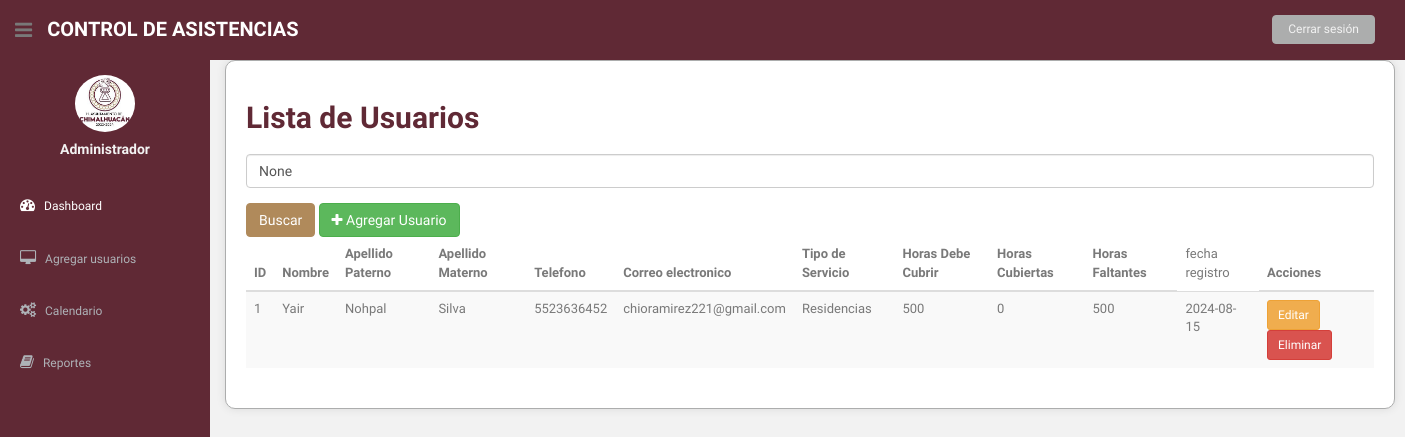
/lista_usuarios/ (signed in), run on the app's committed database.
### asistencia/models.py (models this page shows, shortened)
class Usuario(models.Model):
    nombre = models.CharField(max_length=100)
    apellido_paterno = models.CharField(max_length=100)
    apellido_materno = models.CharField(max_length=100)
    telefono = models.CharField(max_length=10)
    correo_electronico = models.EmailField(unique=True)
    fecha_registro = models.DateField(auto_now_add=True)
    user = models.OneToOneField(User, on_delete=models.CASCADE, null=True, blank=True)
    OPCIONES_SERVICIO = [
        ('SS', 'Servicio Social'),
        ('R', 'Residencias'),
    ]
    tipo_servicio = models.CharField(max_length=2, choices=OPCIONES_SERVICIO)
    horas_realizadas = models.IntegerField(default=0)  # Se actualizará según las horas realizadas
    horas_requeridas = models.IntegerField()  # Horas requeridas para el servicio

### asistencia/views.py (the view)
# urls.py: path('lista_usuarios/', views.lista_usuarios, name='lista_usuarios'),
@login_required
def lista_usuarios(request):
    usuarios = Usuario.objects.all()
    query = request.GET.get('q')
    if query:
        usuarios = usuarios.filter(nombre__icontains=query)
    for usuario in usuarios:
        try:
            horas_realizadas = 0
            asistencias = Asistencia.objects.filter(usuario=usuario, fecha_salida__isnull=False)
            for asistencia in asistencias:
                if asistencia.fecha_salida and asistencia.fecha_entrada:
                    delta = asistencia.fecha_salida - asistencia.fecha_entrada
                    horas_realizadas += delta.total_seconds() / 3600
            usuario.horas_realizadas = horas_realizadas
            usuario.horas_faltantes = usuario.horas_requeridas - horas_realizadas
        except Exception as e:
            print(f"Error al calcular horas para {usuario}: {e}")
            usuario.horas_realizadas = 0
            usuario.horas_faltantes = usuario.horas_requeridas
    return render(request, 'lista_usuarios.html', {'usuarios': usuarios, 'query': query})

### asistencia/templates/lista_usuarios.html (shortened to what this page needs)
{% load static %}
<!DOCTYPE html>
<html lang="en">
<head>
  <link href="{% static 'css/bootstrap.css' %}" rel="stylesheet">
  <link href="{% static 'font-awesome/css/font-awesome.css' %}" rel="stylesheet" />
  <link rel="stylesheet" type="text/css" href="{% static 'css/zabuto_calendar.css' %}">
  <link rel="stylesheet" type="text/css" href="{% static 'js/gritter/css/jquery.gritter.css' %}" />
  <link rel="stylesheet" type="text/css" href="{% static 'lineicons/style.css' %}">
  <link href="{% static 'css/style.css' %}" rel="stylesheet">
  <link href="{% static 'css/style-responsive.css' %}" rel="stylesheet">
</head>
<body>
  <section id="container">
    <header class="header black-bg">
      <div class="sidebar-toggle-box">
        <div class="fa fa-bars tooltips" data-placement="right" data-original-title="Toggle Navigation"></div>
      </div>
      <a href="{% url 'admin_dashboard' %}" class="logo"><b>Control de Asistencias</b></a>
      <div class="top-menu">
        <ul class="nav pull-right top-menu">
          <li><a class="logout" href="{% url 'login' %}">Cerrar sesión</a></li>
        </ul>
      </div>
    </header>
    <aside>
      <div id="sidebar"  class="nav-collapse ">
          <ul class="sidebar-menu" id="nav-accordion">
              <p class="centered"><a href="profile.html"><img src="{% static '/img/LOGO.jpg' %}" class="img-circle" width="60"></a></p>
              <h5 class="centered">Administrador</h5>
              <li class="mt">
                  <a class="active" href="index.html">
                      <i class="fa fa-dashboard"></i>
                      <span>Dashboard</span>
                  </a>
              </li>
              <li class="sub-menu">
                  <a href="javascript:;" >
                      <i class="fa fa-desktop"></i>
                      <span>Agregar usuarios</span>
                  </a>
              </li>
              <li class="sub-menu">
                  <a href="javascript:;" >
                      <i class="fa fa-cogs"></i>
                      <span>Calendario</span>
                  </a>
              </li>
              <li class="sub-menu">
                  <a href="javascript:;" >
                      <i class="fa fa-book"></i>
                      <span>Reportes</span>
                  </a>
              </li>
          </ul>
      </div>
  </aside>
    <section id="main-content">
      <section class="wrapper">
        <div class="container">
          <h2>Lista de Usuarios</h2>
          <form method="get" action="{% url 'lista_usuarios' %}">
            <div class="form-group">
              <input type="text" name="q" class="form-control" placeholder="Buscar por nombre" value="{{ query }}">
            </div>
            <button type="submit" class="btn btn-primary">Buscar</button>
            <a href="{% url 'agregar_usuario' %}" class="btn btn-success"><i class="fa fa-plus"></i> Agregar Usuario</a>
          </form>
          <div class="table-responsive">
            <table class="table table-striped">
              <thead>
                <tr>
                  <th>ID</th>
                  <th>Nombre</th>
                  <th>Apellido Paterno</th>
                  <th>Apellido Materno</th>
                  <th>Telefono</th>
                  <th>Correo electronico</th>
                  <th>Tipo de Servicio</th>
                  <th>Horas Debe Cubrir</th>
                  <th>Horas Cubiertas</th>
                  <th>Horas Faltantes</th>
                  <td>fecha registro</td>
                  <th>Acciones</th>
                </tr>
              </thead>
              <tbody>
                {% for usuario in usuarios %}
                <tr>
                  <td>{{ usuario.id }}</td>
                  <td>{{ usuario.nombre }}</td>
                  <td>{{ usuario.apellido_paterno }}</td>
                  <td>{{ usuario.apellido_materno }}</td>
                  <td>{{ usuario.telefono }}</td>
                  <td>{{ usuario.correo_electronico }}</td>
                  <td>{{ usuario.get_tipo_servicio_display }}</td>
                  <td>{{ usuario.horas_requeridas }}</td>
                  <td>{{ usuario.horas_realizadas }}</td>
                  <td>{{ usuario.horas_faltantes }}</td>
                  <td>{{ usuario.fecha_registro }}</td>
                  <td>
                    <a href="{% url 'editar_usuario' usuario.pk %}" class="btn btn-warning btn-sm">Editar</a>
                    <a href="{% url 'eliminar_usuario' usuario.pk %}" class="btn btn-danger btn-sm">Eliminar</a>
                  </td>
                </tr>
                {% endfor %}
              </tbody>
            </table>
          </div>
        </div>
      </section>
    </section>
  </section>
</body>
</html>

### asistencia/static/css/style.css (style rules this page uses)
body { color: #797979; background: #f2f2f2; font-family: 'Ruda', sans-serif; padding: 0px !important; margin: 0px !important; font-size:13px; }
ul li { list-style: none; }
a, a:hover, a:focus { text-decoration: none; outline: none; }
#container { width: 100%; height: 100%; }
.centered { text-align: center; }
.mt { margin-top: 25px; }
ul.top-menu > li > .logout { color: #f2f2f2; font-size: 12px; border-radius: 4px; -webkit-border-radius: 4px; border: 1px solid #ACADAD !important; padding: 5px 15px; margin-right: 15px; background: #ACADAD; margin-top: 15px; }
#sidebar { width: 210px; height: 100%; position: fixed; background: #602935; }
#sidebar h5 { color: #f2f2f2; font-weight: 700; }
#sidebar ul li { position: relative; }
ul.sidebar-menu , ul.sidebar-menu li ul.sub { margin: -2px 0 0; padding: 0; }
ul.sidebar-menu { margin-top: 75px; }
ul.sidebar-menu li { margin-bottom: 5px; margin-left:10px; margin-right:10px; }
ul.sidebar-menu li.sub-menu { line-height: 15px; }
ul.sidebar-menu li a span { display: inline-block; }
ul.sidebar-menu li a { color: #aeb2b7; text-decoration: none; display: block; padding: 15px 0 15px 10px; font-size: 12px; outline: none; -webkit-transition: all 0.3s ease; -moz-transition: all 0.3s ease; -o-transition: all 0.3s ease; -ms-transition: all 0.3s ease; transition: all 0.3s ease; }
ul.sidebar-menu li a.active, ul.sidebar-menu li a:hover, ul.sidebar-menu li a:focus { background: #602935; color: #fff; display: block; -webkit-transition: all 0.3s ease; -moz-transition: all 0.3s ease; -o-transition: all 0.3s ease; -ms-transition: all 0.3s ease; transition: all 0.3s ease; }
ul.sidebar-menu li a i { font-size: 15px; padding-right: 6px; }
ul.sidebar-menu li a.active i { color: #fff; }
#main-content { margin-left: 210px; }
.header, .footer { min-height: 60px; padding: 0 15px; }
.header { position: fixed; left: 0; right: 0; z-index: 1002; }
.black-bg { background: #602935; border-bottom: 1px solid #602935; }
.wrapper { display: inline-block; margin-top: 60px; padding-left: 15px; padding-right: 15px; padding-bottom: 15px; padding-top: 0px; width: 100%; }
a.logo { font-size: 20px; color: #ffffff; float: left; margin-top: 15px; text-transform: uppercase; }
a.logo b { font-weight: 900; }
#top_menu .nav > li, ul.top-menu > li { float: left; }
ul.top-menu > li > a { color: #666666; font-size: 16px; border-radius: 4px; -webkit-border-radius: 4px; border:1px solid #666666 !important; padding: 2px 6px; margin-right: 15px; }
.sidebar-toggle-box { float: left; padding-right: 15px; margin-top: 20px; }
.sidebar-toggle-box .fa-bars { cursor: pointer; display: inline-block; font-size: 20px; }

### asistencia/templates/lista_usuarios.html (style rules this page uses)
.container { background-color: #ffffff; border: 1px solid #ACADAD; padding: 20px; border-radius: 10px; box-shadow: 0px 0px 10px rgba(0, 0, 0, 0.1); }
.container h2 { color: #602935; font-weight: bold; }
.container form { margin-top: 20px; }
.container .btn-primary { background-color: #B08A5B; border-color: #B08A5B; }

### data on the page
Usuario: id "1", nombre "Yair", apellido_paterno "Nohpal", apellido_materno "Silva", telefono "5523636452", correo_electronico "chioramirez221@gmail.com", tipo_servicio "Residencias", horas_requeridas "500", horas_realizadas "0", horas_faltantes "500", fecha_registro "2024-08-15"
